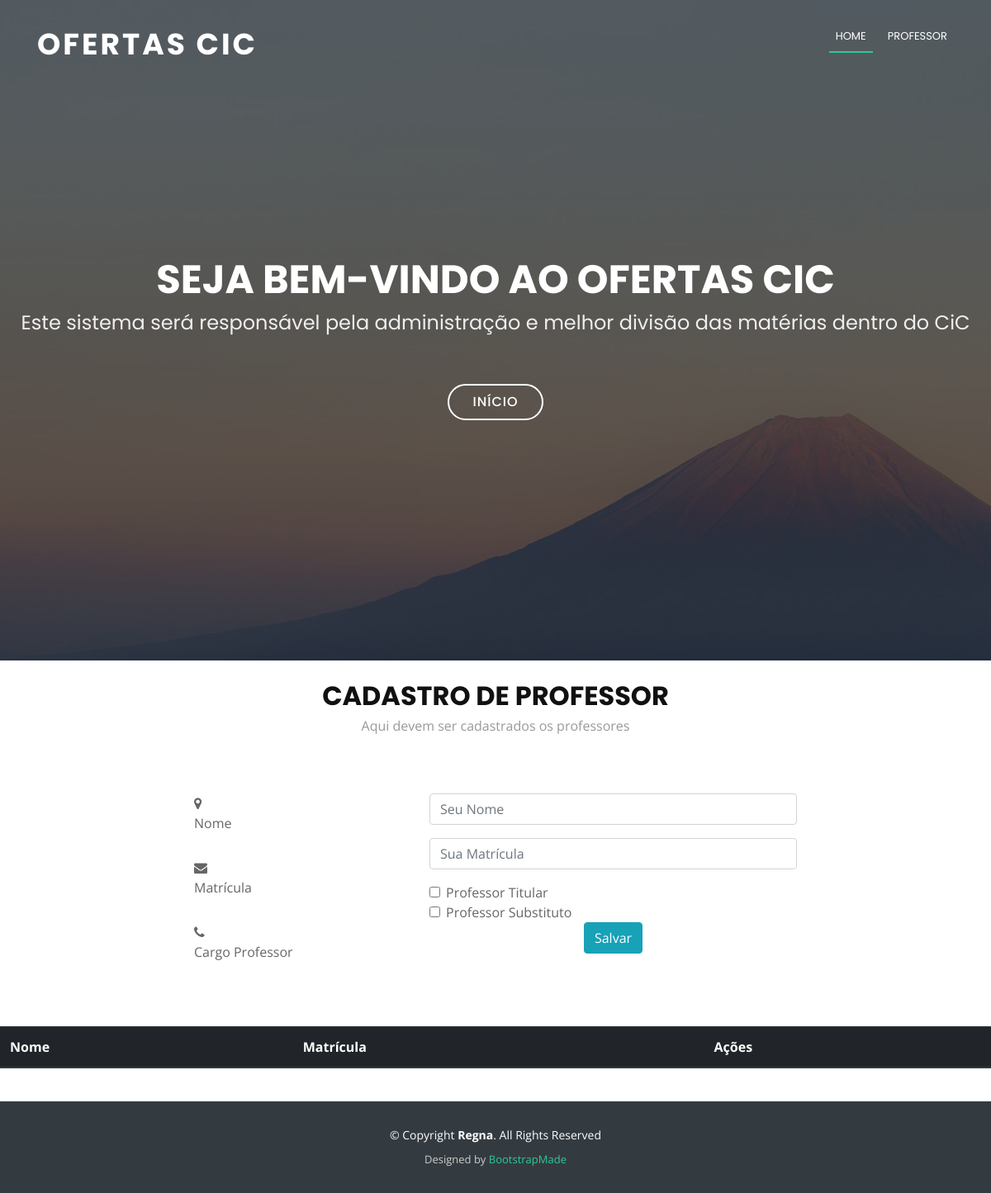
Screenshot of /cms/cadastroProfessor/ with the database file from the repository.
### cms/models.py (models this page shows)
class tipo_professor(models.Model):
    id_tipo_professor = models.AutoField(primary_key = True)
    descricao = models.CharField('Descricao do tipo de professor', max_length = 500)
    ativo = models.BooleanField(default=True)
    objects = tipo_professor_manager()

### cms/views.py (the view)
def cadastroProfessor(request):
    context = {}
    if request.method == 'POST':
        form = ProfessorForm()
        tiposProfessor = form.carregarTipoProfessor()
        nome  = request.POST.get('nome')
        print(nome + '\n')
        matricula = request.POST.get('matricula')
        print(matricula + '\n')
        idProfessor = request.GET.get('editar')
        print(str(idProfessor) + '\n')
        for tipo in tiposProfessor:
            idTipoProfessor = request.POST.get(str(tipo.id_tipo_professor))
            print(str(idTipoProfessor) + '\n')
            if (idTipoProfessor == str(tipo.id_tipo_professor) or idTipoProfessor == 'on'):
                tipoProfessor = tipo_professor.objects.retornarPorId(tipo.id_tipo_professor).first()
                break
        professorSalvar = professor()
        if idProfessor != None:
            professorSalvar.id_professor = idProfessor
        professorSalvar.ativo = True
        professorSalvar.id_tipo_professor = tipoProfessor
        professorSalvar.nome = nome
        professorSalvar.matricula = matricula
        print('Cheguei no salvar \n')
        form.salvarProfessor(professorSalvar)
        professores = form.carregarProfessoresAlfabetico()
        return redirect('cadastroProfessor')
    else:
        idProfessor = request.GET.get('editar')
        if idProfessor != None:
            form = ProfessorForm()
            tiposProfessor = form.carregarTipoProfessor()
            professores = form.carregarProfessoresAlfabetico()
            professorEditar = form.retornarProfessorPorId(idProfessor)
            context['nome'] = professorEditar.nome
            context['matricula'] = professorEditar.matricula
            for tipo in tiposProfessor:
                if professorEditar.id_tipo_professor.id_tipo_professor == tipo.id_tipo_professor:
                    context[str(tipo.id_tipo_professor)] = tipo.id_tipo_professor
                    context['tipoProf'] = tipo.id_tipo_professor
                    break
        else:
            idProfessor = request.GET.get('excluir')
            if idProfessor != None:
                form = ProfessorForm()
                form.excluirProfessor(form.retornarProfessorPorId(idProfessor))
                tiposProfessor = form.carregarTipoProfessor()
                professores = form.carregarProfessoresAlfabetico()
            else:
                form = ProfessorForm()
                tiposProfessor = form.carregarTipoProfessor
                professores = form.carregarProfessoresAlfabetico()
    context['tiposProfessor'] = tiposProfessor
    context['form'] = form
    context['professores'] = professores
    template_name = 'oferta/cadastroProfessor.html'
    return render(request, template_name, context)

### cms/forms.py (shortened to what this page needs)
class ProfessorForm(forms.ModelForm):
    def carregarTipoProfessor(self):
        tipos = tipo_professor.objects.retornarTodos()
        return tipos
    def carregarProfessoresAlfabetico(self):
        return professor.objects.retornarTodosProfessoresAlfabetico()
    class Meta:
        model = professor
        fields = ('id_professor', 'nome', 'matricula', 'id_tipo_professor', 'ativo')

### cms/models.py (called while the page is built)
    def retornarTodos(self):
        return self.all()

    def retornarTodosProfessoresAlfabetico(self):
        return self.all().order_by('nome')

### cms/templates/oferta/cadastroProfessor.html (shortened to what this page needs)
{% extends "base.html" %}
{% load static  %}
{% block navbar %}
<ul class="nav-menu">
          <li class="menu-active"><a href="{% url 'index' %}">Home</a></li>
  <li><a href="#professor">Professor </a></li>
        </ul>
{% endblock %}
{% block content %}
<br id="contact">
      <div class="container wow fadeInUp">
        <div class="section-header">
          <h3 class="section-title">Cadastro de Professor</h3>
          <p class="section-description">Aqui devem ser cadastrados os professores</p>
        </div>
      </div>
<div class="container wow fadeInUp">
        <div class="row justify-content-center">
          <div class="col-lg-3 col-md-4">
            <div class="info">
              <div>
                <i class="fa fa-map-marker"></i>
                <p>Nome</p>
              </div>
              <div>
                <i class="fa fa-envelope"></i>
                <p>Matrícula</p>
              </div>
              <div>
                <i class="fa fa-phone"></i>
                <p>Cargo Professor</p>
              </div>
            </div>
          </div>
          <div class="col-lg-5 col-md-8">
            <div class="form">
              <form action="#professor" method="post">
                <div class="form-group">
                  <input type="text" name="nome" class="form-control" value="{{nome}}" id="name" placeholder="Seu Nome" data-rule="minlen:4" data-msg="Por favor digite pelo 4 caracteres" />
                </div>
                <div class="form-group">
                  <input type="number" class="form-control" value="{{matricula}}" name="matricula" id="email" placeholder="Sua Matrícula"/>
                </div>
                <div class="form-check">
                  {% for tipo in tiposProfessor %}
                    {% if tipoProf != tipo.id_tipo_professor %}
                      <input type="checkbox" class="form-check-input" id = "{{tipo.descricao}}" name="{{tipo.id_tipo_professor}}"/>
                      <label class="form-check-label" for="{{tipo.descricao}}">{{tipo.descricao}}</label>
                    {% else %}
                      <input type="checkbox" class="form-check-input" id = "{{tipo.descricao}}" value="{{tipo.id_tipo_professor}}" name="{{tipo.id_tipo_professor}}" checked/>
                      <label class="form-check-label" for="{{tipo.descricao}}">{{tipo.descricao}}</label>
                    {% endif %}
                  {% endfor %}
                </div>
                <div class="text-center"><button  class="btn btn-info"type="submit">Salvar</button></div>
              </form>
            </div>
          </div>
        </div>
      </div>
      <form method="get" action="#professorTable" >
      <table class="table">
        <thead class="thead-dark">
          <tr>
            <th scope="col">Nome</th>
            <th scope="col">Matrícula</th>
            <th scope="col">Ações</th>
          </tr>
        </thead>
        </table>
        </form>
{% endblock %}

### cms/static/Regna/css/style.css (style rules this page uses)
body { background: #fff; color: #666666; font-family: "Open Sans", sans-serif; }
a { color: #2dc997; }
p { padding: 0; margin: 0 0 30px 0; }
h1, h2, h3, h4, h5, h6 { font-family: "Poppins", sans-serif; font-weight: 400; margin: 0 0 20px 0; padding: 0; }
.nav-menu, .nav-menu * { margin: 0; padding: 0; list-style: none; }
.nav-menu li { position: relative; white-space: nowrap; }
.nav-menu > li { float: left; }
.nav-menu a { padding: 0 8px 10px 8px; text-decoration: none; display: inline-block; color: #fff; font-family: "Poppins", sans-serif; font-weight: 400; text-transform: uppercase; font-size: 13px; outline: none; }
.nav-menu > li { margin-left: 10px; }
.nav-menu > li > a:before { content: ""; position: absolute; width: 100%; height: 2px; bottom: 0; left: 0; background-color: #2dc997; visibility: hidden; -webkit-transform: scaleX(0); transform: scaleX(0); -webkit-transition: all 0.3s ease-in-out 0s; transition: all 0.3s ease-in-out 0s; }
.nav-menu a:hover:before, .nav-menu li:hover > a:before, .nav-menu .menu-active > a:before { visibility: visible; -webkit-transform: scaleX(1); transform: scaleX(1); }
.section-header .section-title { font-size: 32px; color: #111; text-transform: uppercase; text-align: center; font-weight: 700; margin-bottom: 5px; }
.section-header .section-description { text-align: center; padding-bottom: 40px; color: #999; }

### rows the page displays
tipo_professor: descricao "Professor Titular"
tipo_professor: descricao "Professor Substituto"
